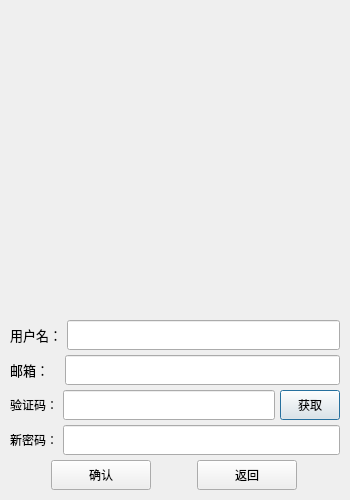
<?xml version="1.0" encoding="UTF-8"?>
<ui version="4.0">
 <class>ResetDialog</class>
 <widget class="QDialog" name="ResetDialog">
  <property name="geometry">
   <rect>
    <x>0</x>
    <y>0</y>
    <width>350</width>
    <height>500</height>
   </rect>
  </property>
  <property name="minimumSize">
   <size>
    <width>350</width>
    <height>500</height>
   </size>
  </property>
  <property name="maximumSize">
   <size>
    <width>350</width>
    <height>500</height>
   </size>
  </property>
  <property name="windowTitle">
   <string>Reset</string>
  </property>
  <property name="windowIcon">
   <iconset resource="../../res.qrc">
    <normaloff>:/res/wx.png</normaloff>:/res/wx.png</iconset>
  </property>
  <layout class="QVBoxLayout" name="verticalLayout_2">
   <property name="spacing">
    <number>5</number>
   </property>
   <property name="leftMargin">
    <number>5</number>
   </property>
   <property name="topMargin">
    <number>5</number>
   </property>
   <property name="rightMargin">
    <number>5</number>
   </property>
   <property name="bottomMargin">
    <number>5</number>
   </property>
   <item>
    <layout class="QVBoxLayout" name="verticalLayout_3">
     <property name="spacing">
      <number>5</number>
     </property>
     <property name="leftMargin">
      <number>5</number>
     </property>
     <property name="topMargin">
      <number>5</number>
     </property>
     <property name="rightMargin">
      <number>5</number>
     </property>
     <property name="bottomMargin">
      <number>5</number>
     </property>
     <item>
      <spacer name="verticalSpacer">
       <property name="orientation">
        <enum>Qt::Orientation::Vertical</enum>
       </property>
       <property name="sizeHint" stdset="0">
        <size>
         <width>20</width>
         <height>40</height>
        </size>
       </property>
      </spacer>
     </item>
     <item>
      <widget class="QLabel" name="label">
       <property name="text">
        <string/>
       </property>
       <property name="pixmap">
        <pixmap resource="../../res.qrc">:/res/wx.png</pixmap>
       </property>
       <property name="alignment">
        <set>Qt::AlignmentFlag::AlignCenter</set>
       </property>
      </widget>
     </item>
     <item>
      <spacer name="verticalSpacer_2">
       <property name="orientation">
        <enum>Qt::Orientation::Vertical</enum>
       </property>
       <property name="sizeHint" stdset="0">
        <size>
         <width>20</width>
         <height>40</height>
        </size>
       </property>
      </spacer>
     </item>
     <item>
      <widget class="QLabel" name="label_err">
       <property name="minimumSize">
        <size>
         <width>200</width>
         <height>0</height>
        </size>
       </property>
       <property name="text">
        <string/>
       </property>
       <property name="alignment">
        <set>Qt::AlignmentFlag::AlignCenter</set>
       </property>
      </widget>
     </item>
     <item>
      <layout class="QHBoxLayout" name="horizontalLayout_5">
       <item>
        <widget class="QLabel" name="label_2">
         <property name="font">
          <font>
           <pointsize>10</pointsize>
          </font>
         </property>
         <property name="text">
          <string>用户名：</string>
         </property>
        </widget>
       </item>
       <item>
        <widget class="QLineEdit" name="edit_user">
         <property name="minimumSize">
          <size>
           <width>200</width>
           <height>30</height>
          </size>
         </property>
         <property name="maximumSize">
          <size>
           <width>16777215</width>
           <height>30</height>
          </size>
         </property>
        </widget>
       </item>
      </layout>
     </item>
     <item>
      <layout class="QHBoxLayout" name="horizontalLayout_6">
       <item>
        <widget class="QLabel" name="label_5">
         <property name="font">
          <font>
           <pointsize>10</pointsize>
          </font>
         </property>
         <property name="text">
          <string>邮箱：</string>
         </property>
        </widget>
       </item>
       <item>
        <widget class="QLineEdit" name="edit_email">
         <property name="minimumSize">
          <size>
           <width>200</width>
           <height>30</height>
          </size>
         </property>
         <property name="maximumSize">
          <size>
           <width>275</width>
           <height>30</height>
          </size>
         </property>
        </widget>
       </item>
      </layout>
     </item>
     <item>
      <layout class="QHBoxLayout" name="horizontalLayout_7">
       <item>
        <widget class="QLabel" name="label_3">
         <property name="text">
          <string>验证码：</string>
         </property>
        </widget>
       </item>
       <item>
        <widget class="QLineEdit" name="edit_verify">
         <property name="minimumSize">
          <size>
           <width>0</width>
           <height>29</height>
          </size>
         </property>
         <property name="maximumSize">
          <size>
           <width>271</width>
           <height>30</height>
          </size>
         </property>
        </widget>
       </item>
       <item>
        <widget class="TimerBtn" name="btn_get">
         <property name="minimumSize">
          <size>
           <width>60</width>
           <height>30</height>
          </size>
         </property>
         <property name="maximumSize">
          <size>
           <width>60</width>
           <height>30</height>
          </size>
         </property>
         <property name="text">
          <string>获取</string>
         </property>
        </widget>
       </item>
      </layout>
     </item>
     <item>
      <layout class="QHBoxLayout" name="horizontalLayout_8">
       <item>
        <widget class="QLabel" name="label_4">
         <property name="text">
          <string>新密码：</string>
         </property>
        </widget>
       </item>
       <item>
        <widget class="QLineEdit" name="edit_pwd">
         <property name="minimumSize">
          <size>
           <width>0</width>
           <height>30</height>
          </size>
         </property>
         <property name="maximumSize">
          <size>
           <width>16777215</width>
           <height>30</height>
          </size>
         </property>
        </widget>
       </item>
      </layout>
     </item>
     <item>
      <layout class="QHBoxLayout" name="horizontalLayout_9">
       <item>
        <widget class="QPushButton" name="btn_confirm">
         <property name="minimumSize">
          <size>
           <width>100</width>
           <height>30</height>
          </size>
         </property>
         <property name="maximumSize">
          <size>
           <width>100</width>
           <height>30</height>
          </size>
         </property>
         <property name="text">
          <string>确认</string>
         </property>
        </widget>
       </item>
       <item>
        <widget class="QPushButton" name="btn_return">
         <property name="minimumSize">
          <size>
           <width>100</width>
           <height>30</height>
          </size>
         </property>
         <property name="maximumSize">
          <size>
           <width>100</width>
           <height>30</height>
          </size>
         </property>
         <property name="text">
          <string>返回</string>
         </property>
        </widget>
       </item>
      </layout>
     </item>
    </layout>
   </item>
  </layout>
 </widget>
 <customwidgets>
  <customwidget>
   <class>TimerBtn</class>
   <extends>QPushButton</extends>
   <header>timerbtn.h</header>
  </customwidget>
 </customwidgets>
 <resources>
  <include location="../../res.qrc"/>
 </resources>
 <connections/>
</ui>
